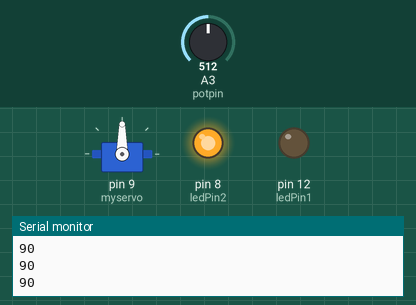
Simulated run of this sketch. Board: Arduino Uno, built with avr-gcc and run on an emulated ATmega328P. On the bench: servo, output pins drawn as LEDs (lit = HIGH), the last lines printed to the serial monitor. The inputs (shaded band) are chosen by the test bench; at power-on: A3 (potpin) = 512.

Above: at 1.2 s.
1.3 s: A3 (potpin) set to 716
At 1.6 s:
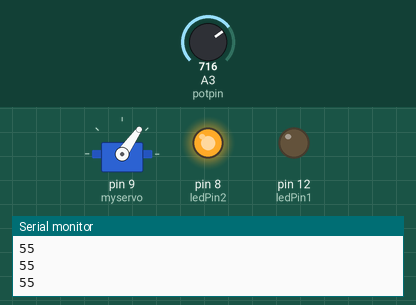
2.8 s: A3 (potpin) set to 900
At 3.6 s:
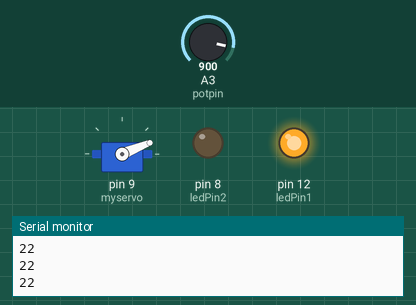
4.3 s: A3 (potpin) set to 1023
At 5.0 s:
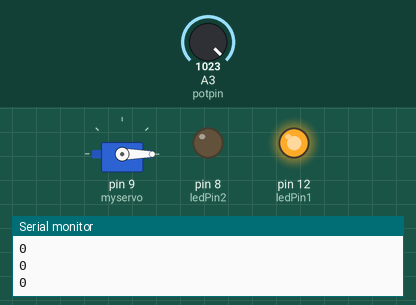
5.8 s: A3 (potpin) set to 511
At 6.7 s:
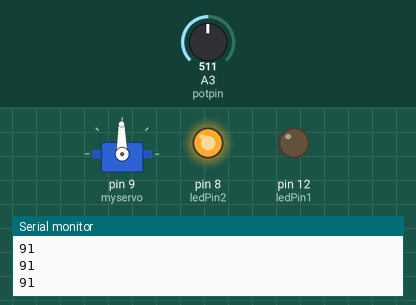
7.3 s: A3 (potpin) set to 306
At 8.5 s:
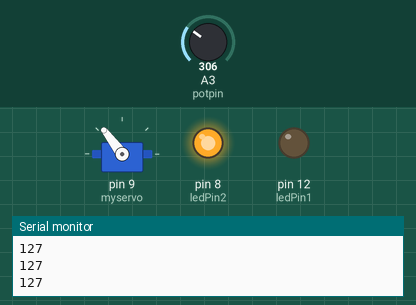
8.8 s: A3 (potpin) set to 140
At 10.2 s:
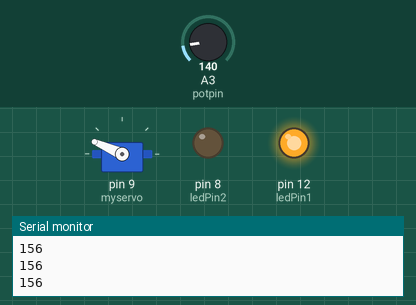
Timing chart, 0 to 11.3 s (numbered marks = the images above; inputs shaded):
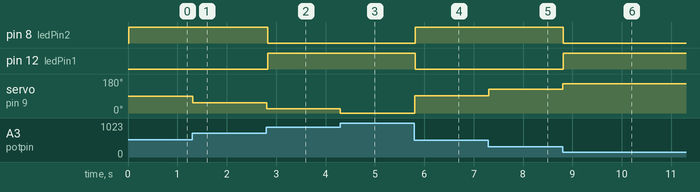

Measured:
- after the input at 1.3 s, servo on pin 9 (myservo): 90° → 55° at once
- after the input at 2.8 s, pin 8 (ledPin2): HIGH → LOW at once; pin 12 (ledPin1): LOW → HIGH at once; servo on pin 9 (myservo): 55° → 22° at once
- after the input at 4.3 s, servo on pin 9 (myservo): 22° → 0° at once
- after the input at 5.8 s, pin 8 (ledPin2): LOW → HIGH at once; pin 12 (ledPin1): HIGH → LOW at once; servo on pin 9 (myservo): 0° → 91° at once
- after the input at 7.3 s, servo on pin 9 (myservo): 91° → 127° at once
- after the input at 8.8 s, pin 8 (ledPin2): HIGH → LOW at once; pin 12 (ledPin1): LOW → HIGH at once; servo on pin 9 (myservo): 127° → 156° at once

The sketch:

survo.ino
```cpp
int ledPin1 = 12;
int ledPin2 = 8;

#include <Servo.h>

Servo myservo;

int potpin = A3;
int val;

void setup() {
  myservo.attach(9);
  pinMode(ledPin1, OUTPUT);
  pinMode(ledPin2, OUTPUT);
  Serial.begin(9600);
}
void loop()
{
  val = analogRead(potpin);
  val = map(val, 0, 1023, 180, 0);
  myservo.write(val);
  delay(15);
  if (val<30||val>150)
  {
    digitalWrite(ledPin1, HIGH);
    digitalWrite(ledPin2, LOW);
  }
  else
  {
     digitalWrite(ledPin2, HIGH);
     digitalWrite(ledPin1, LOW);
  }
Serial.println(val);
}
```
